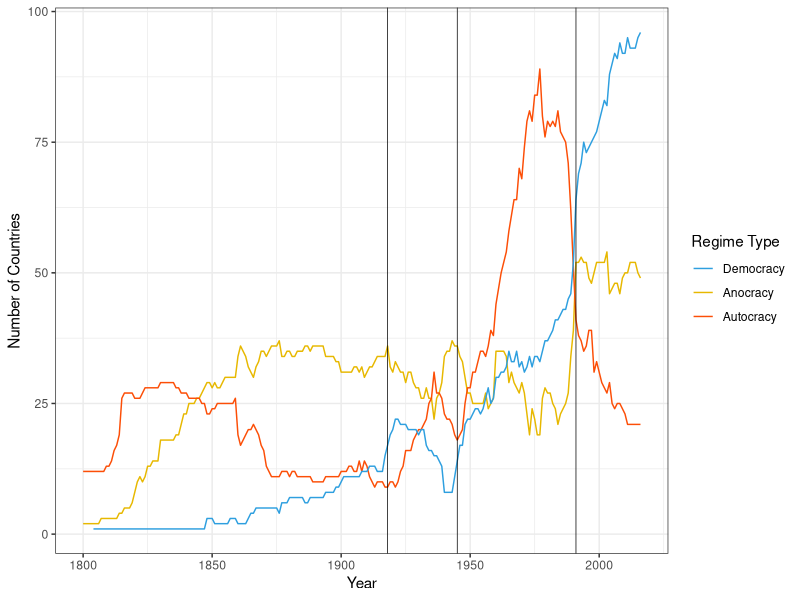
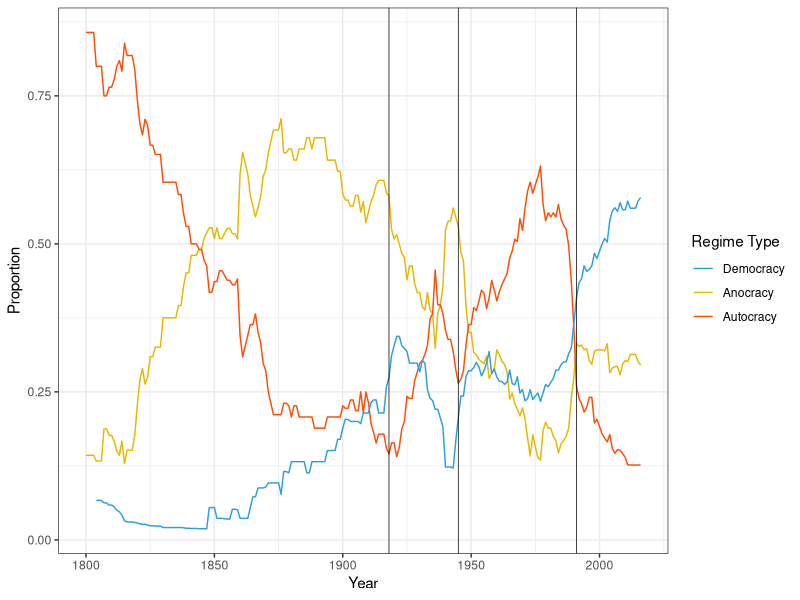

These charts were generated, in order, by the following R code:
library(tidyverse)
library(ggthemes)

setwd("~/Workspace/repo-graduate-ruc/IR_Theory/data")

polity <- read_csv("polity_by_year.csv")

polity$cat <- NA

polity <- polity %>%
  mutate(cat = if_else(polity >= 6,
                       "Democracy",
                       if_else(polity >= -10 & polity <= -6,
                               "Autocracy",
                               "Anocracy")))

polity_year <- polity %>% count(year, cat)

total <- polity_year %>% group_by(year) %>%
  summarize(total = sum(n))

polity_year <- left_join(polity_year, total, by = "year") %>%
  mutate(prp = n / total)


cnt <- ggplot(polity_year, aes(x = year, y = n, color = cat)) +
  geom_line() +
  geom_vline(xintercept = c(1918, 1945, 1991),
             size = .25) +
  theme_bw() +
  labs(x = "Year", y = "Number of Countries") +
  guides(color = guide_legend(title = "Regime Type")) +
  scale_color_manual(breaks=c("Democracy", "Anocracy", "Autocracy"),
                     values = c("#2E9FDF", "#E7B800", "#FC4E07"))

pption <- ggplot(polity_year, aes(x = year, y = prp, color = cat)) +
  geom_line() +
  geom_vline(xintercept = c(1918, 1945, 1991),
             size = .25) +
  theme_bw() +
  labs(x = "Year", y = "Proportion") +
  guides(color = guide_legend(title = "Regime Type")) +
  scale_color_manual(breaks=c("Democracy", "Anocracy", "Autocracy"),
                     values = c("#2E9FDF", "#E7B800", "#FC4E07"))

ggsave("./output/plots/polity_cnt.pdf", plot = cnt,
       width = 9, height = 5)
ggsave("./output/plots/polity_prp.pdf", plot = pption,
       width = 9, height = 5)
